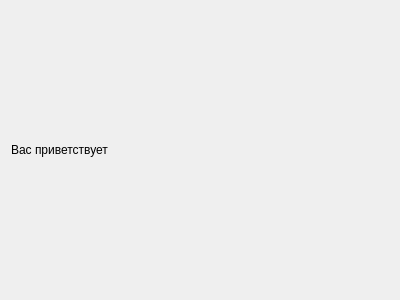
<?xml version="1.0" encoding="UTF-8"?>
<ui version="4.0">
 <class>IntroPage</class>
 <widget class="QWidget" name="IntroPage">
  <property name="geometry">
   <rect>
    <x>0</x>
    <y>0</y>
    <width>400</width>
    <height>300</height>
   </rect>
  </property>
  <property name="windowTitle">
   <string>Form</string>
  </property>
  <property name="title" stdset="0">
   <string>Ololo</string>
  </property>
  <layout class="QVBoxLayout" name="verticalLayout">
   <item>
    <widget class="QLabel" name="label">
     <property name="text">
      <string>Вас приветствует</string>
     </property>
     <property name="wordWrap">
      <bool>true</bool>
     </property>
    </widget>
   </item>
  </layout>
 </widget>
 <resources/>
 <connections/>
</ui>
